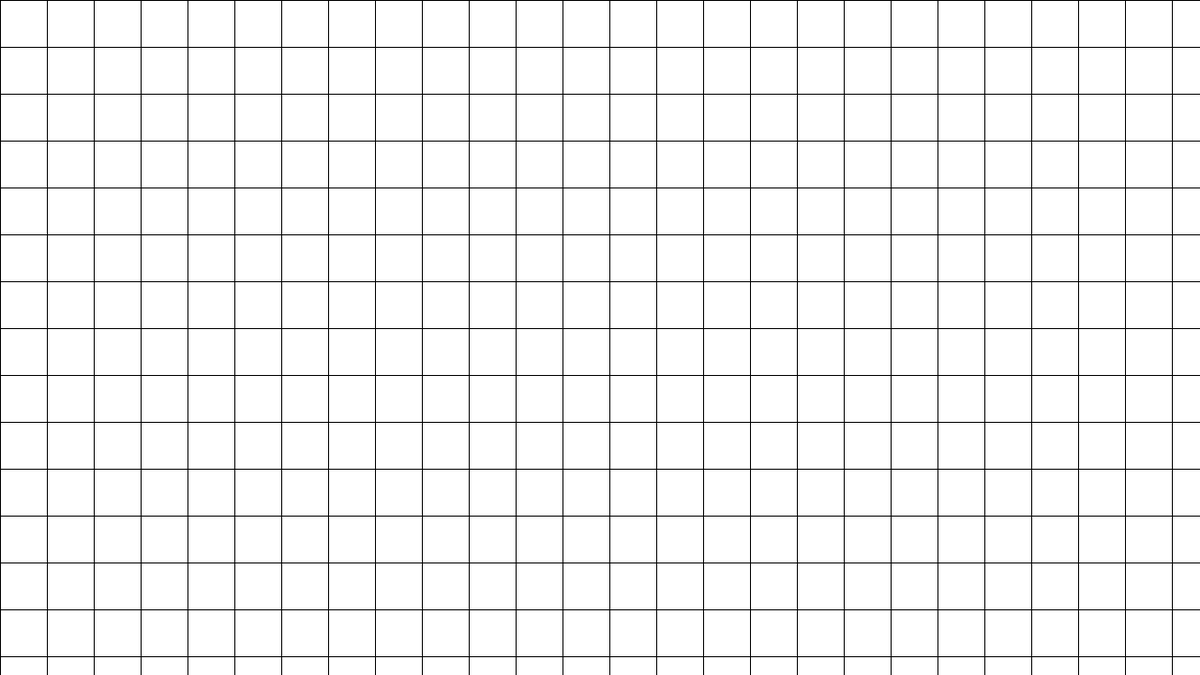
Frame 1 (no input)
Frame 60 (the mouse pressed at the canvas centre just before this capture): identical to frame 1, image omitted
Frame 120 (the mouse held since frame 60 and released just before this capture): identical to frame 1, image omitted

The Processing sketch that drew this single still picture (run headless with seeded random() and noise(); from frame 60 on, the mouse is pressed at the canvas centre):

// Processing sketch: Humu_v1
// ── Humu_v1.pde
void setup() {
  size(1280, 720);
  GrilleReset();
  
}

void draw() {
  background(50);
  
  GrilleAffichage();
  
}

// ── Grille.pde
String Grille[][] = new String[50][50];

String herbe = "herbe";

void GrilleReset() {
  for (int x = 0; x<50; x++) {
    for (int y = 0; y<50; y++) {

      Grille[x][y] = herbe;
    }
  }
}

void GrilleAffichage() {

  for (int x = 0; x<50; x++) {
    for (int y = 0; y<50; y++) {
      
      push();
      
      rectMode(CORNER);
      rect(x*50, y*50, 50, 50);
      
      pop();
    }
  }
}
